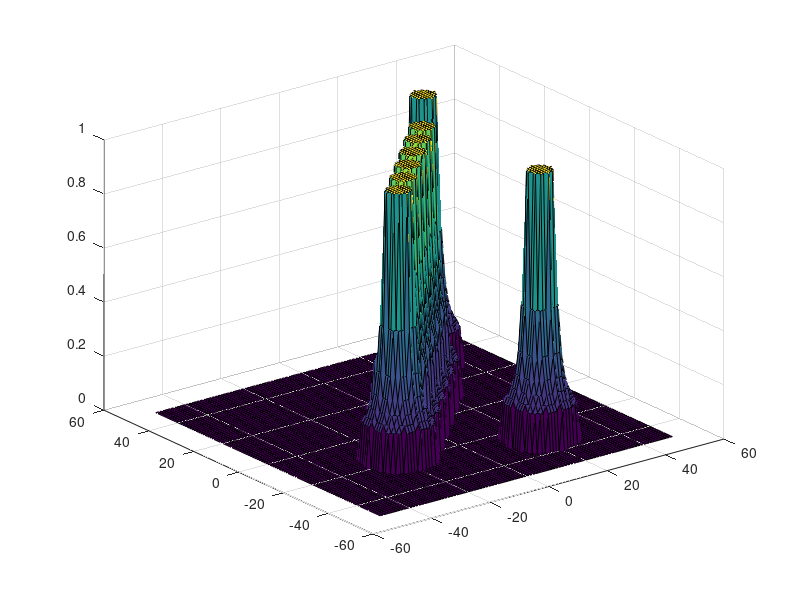

Recreate this plot in MATLAB.
function [] = circ_pot()
    grid = 50;
    % define a line of points with x spacing 7 along y = x+1
    Z = zeros(grid*2+1,grid*2+1);
    x_pts = -20:7:20;
    y_pts = x_pts+1;
    % define extra x-y pairs like so
    x_pts = [x_pts 30 20];
    y_pts = [y_pts 35 -30];
    % calculate potentials
    for i = 1:size(x_pts, 2)
        Z = blit_pot(Z, size(Z), [x_pts(i)+grid+1,y_pts(i)+grid+1], 4, 10);
    end
    % plotting
    [x,y] = meshgrid(-grid:grid, -grid:grid);
    surf(x,y,Z);
    % uncomment to force top down view
    %view(2);
end

% Blit in ciclcular potentials around the coordiante center.
% Normalized/clamped to have 1 correspond to the maximum potential
% @param Z potential array
% @param z_size coordinate pair containing the size of each axis of z
% @param center coordinate pair of the center
% @param r_center radius of max potential around the center
% @param r_max maximum radius of the area of effect of this potential
function [Z] = blit_pot(Z, z_size, center, r_center, r_max)
    MAX_POT = 1;
    % matlab arrays start at 1 and indexed using (). VERY STUPID
    % this turns out to be actually pretty good for cache... except for all
    % the extra accesses
    for y = (center(2)-r_max):(center(2)+r_max)
       % bounds check
       if(y > z_size(2) || y < 0)
           continue;
       end
       for x = (center(1)-r_max):(center(1)+r_max)
           % bounds check
           if(x > z_size(1) || x < 0)
               continue;
           end
           % sqrt is expensive so we compare r^2 against the square of
           % the distance
           dist_2 = (x-center(1))^2 + (y-center(2))^2;
           if(dist_2 <= r_max^2)
               % if within radius of object, set to max potential val
               if(dist_2 <= r_center^2)
                   Z(y, x) = MAX_POT;
               else
                   % we only do the square root when we have to
                   % ceil function chosen to prevent div/0 error and to
                   % prevent the potential from being ever larger than 1
                   % we start at 1/2 so we can use 1 for the max pot
                   pot = 1/ceil(sqrt(dist_2)-r_center+1);
                   Z(y, x) = pot + Z(y, x);
                   % clamp value to max potential val
                   if(Z(y, x) > MAX_POT)
                       Z(y, x) = MAX_POT;
                   end
               end
           end
       end
    end
end